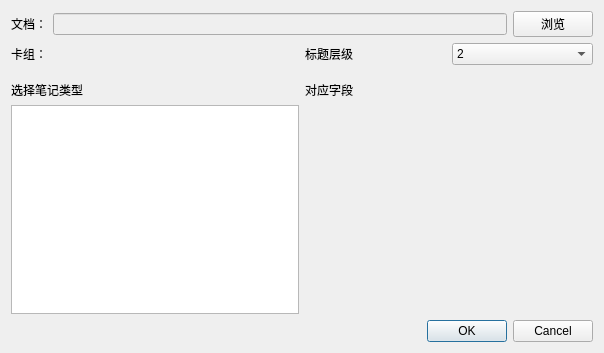
<?xml version="1.0" encoding="UTF-8"?>
<ui version="4.0">
 <class>Form</class>
 <widget class="QWidget" name="Form">
  <property name="geometry">
   <rect>
    <x>0</x>
    <y>0</y>
    <width>604</width>
    <height>353</height>
   </rect>
  </property>
  <property name="windowTitle">
   <string>从 HTML 或 Markdown 文档导入……</string>
  </property>
  <layout class="QVBoxLayout" name="verticalLayout">
   <item>
    <layout class="QHBoxLayout" name="horizontalLayout_2">
     <item>
      <widget class="QLabel" name="label_3">
       <property name="text">
        <string>文档：</string>
       </property>
      </widget>
     </item>
     <item>
      <widget class="QLineEdit" name="mediaDir">
       <property name="enabled">
        <bool>false</bool>
       </property>
      </widget>
     </item>
     <item>
      <widget class="QPushButton" name="browse">
       <property name="text">
        <string>浏览</string>
       </property>
      </widget>
     </item>
    </layout>
   </item>
   <item>
    <layout class="QHBoxLayout" name="horizontalLayout_2">
     <item>
      <widget class="QLabel" name="label_4">
       <property name="text">
        <string>卡组：</string>
       </property>
      </widget>
     </item>
     <item>
      <widget class="QWidget" name="deckArea" native="true"/>
     </item>
     <item>
      <widget class="QLabel" name="label_5">
       <property name="text">
        <string>标题层级</string>
       </property>
      </widget>
     </item>
     <item>
      <widget class="QComboBox" name="level">
       <property name="editable">
        <bool>false</bool>
       </property>
       <property name="currentIndex">
        <number>1</number>
       </property>
       <item>
        <property name="text">
         <string>1</string>
        </property>
       </item>
       <item>
        <property name="text">
         <string>2</string>
        </property>
       </item>
       <item>
        <property name="text">
         <string>3</string>
        </property>
       </item>
       <item>
        <property name="text">
         <string>4</string>
        </property>
       </item>
       <item>
        <property name="text">
         <string>5</string>
        </property>
       </item>
       <item>
        <property name="text">
         <string>6</string>
        </property>
       </item>
      </widget>
     </item>
    </layout>
   </item>
   <item>
    <spacer name="verticalSpacer">
     <property name="orientation">
      <enum>Qt::Vertical</enum>
     </property>
     <property name="sizeType">
      <enum>QSizePolicy::Fixed</enum>
     </property>
     <property name="sizeHint" stdset="0">
      <size>
       <width>0</width>
       <height>10</height>
      </size>
     </property>
    </spacer>
   </item>
   <item>
    <layout class="QGridLayout" name="gridLayout">
     <item row="0" column="0">
      <widget class="QLabel" name="label">
       <property name="text">
        <string>选择笔记类型</string>
       </property>
      </widget>
     </item>
     <item row="2" column="0">
      <widget class="QListWidget" name="modelList"/>
     </item>
     <item row="0" column="3">
      <widget class="QLabel" name="label_2">
       <property name="text">
        <string>对应字段</string>
       </property>
      </widget>
     </item>
     <item row="2" column="3">
      <layout class="QGridLayout" name="fieldMapGrid"/>
     </item>
     <item row="5" column="3">
      <widget class="QDialogButtonBox" name="buttonBox">
       <property name="standardButtons">
        <set>QDialogButtonBox::Cancel|QDialogButtonBox::Ok</set>
       </property>
      </widget>
     </item>
    </layout>
   </item>
  </layout>
 </widget>
 <resources/>
 <connections/>
</ui>
